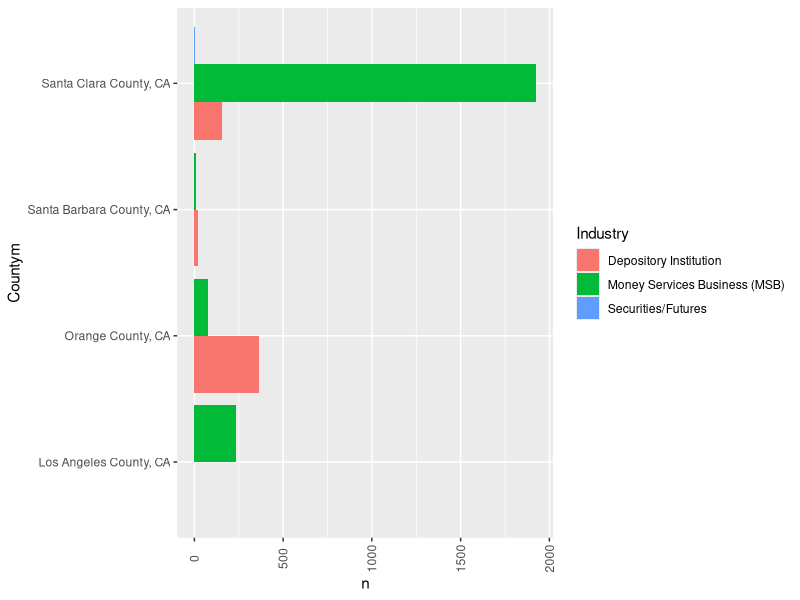

The R source for this figure: (Note: this script raises an error after producing the figure.)
## ---- chunk 1
knitr::opts_chunk$set(echo = TRUE)
## ---- chunk 2
  head(read.csv("SARStats.csv") )
## ---- chunk 3
library(dplyr)
library(ggplot2)
OriginData <- read.csv("SARStats.csv") 
OriginData$Count <- as.numeric(OriginData$Count)
xuan <-OriginData %>%
  group_by(Industry,Countym)%>%
  summarise(n=sum(Count))%>%
  filter(Industry != '[Total]' & Countym %in% c("Los Angeles County, CA","Santa Clara County, CA","Orange County, CA","Santa Barbara County, CA")) %>%
  arrange(desc(n))
ggplot(data=xuan,mapping=aes(x=Countym,y=n),group=factor(1),xlab(Countym))+ 
          geom_bar(position = "dodge",aes(fill=Industry),stat = "Identity")+
          theme(axis.text.x = element_text(angle = 90, hjust = 0.5, vjust = 0.5))+
          coord_flip()
          
## ---- chunk 4
data_new<-SARStats %>%
  group_by(Countym,Industry) %>%
  summarise(n=sum(Count))%>%
  filter(Countym!='[Total]')%>%
  filter(Industry!='[Total]')%>%
  arrange(desc(n))
ggplot(data_new, aes(x = Countym,y =n, group = factor(1))) + 
    geom_bar(stat = "identity", width = 0.5,aes(fill=Industry))+theme(axis.text.x = element_text(angle = 45, hjust = 0.5, vjust = 0.5))+ggtitle("Jianhao Yan")
## ---- chunk 5
##From this graph, we can find that the Los Angeles County, CA has the most financial frauds, and these frauds mostly happened in depositary industry.
